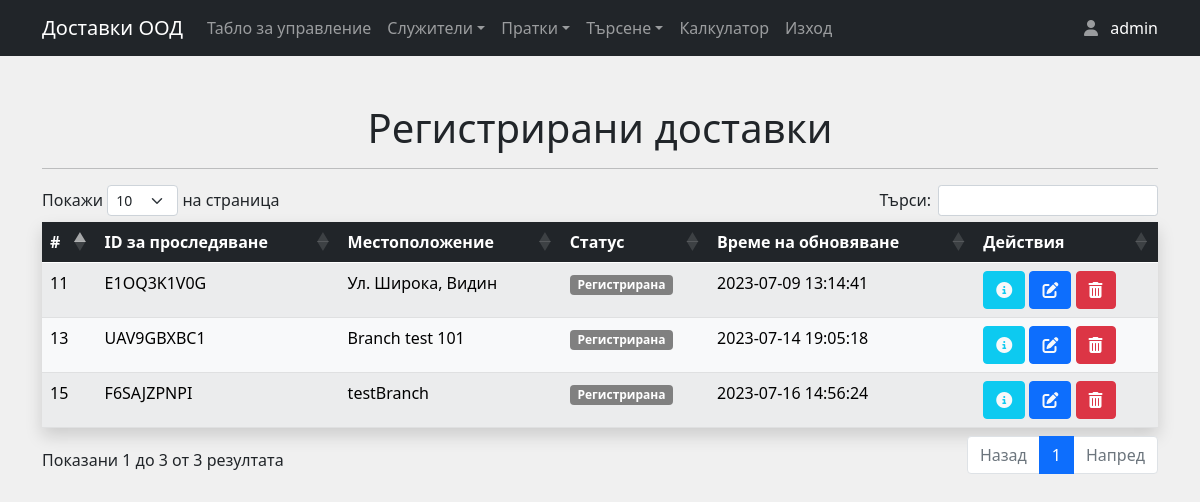
Screenshot of /registered_shipments.php (signed in) with the database file from the repository.
### tables this page shows
CREATE TABLE `shipment_history` (
  `shipment_id` int(11) NOT NULL,
  `tracking_id` varchar(255) NOT NULL,
  `location` varchar(255) NOT NULL,
  `status` varchar(100) NOT NULL,
  `update_time` datetime NOT NULL DEFAULT current_timestamp(),
  `history_table_id` int(11) NOT NULL
);

### registered_shipments.php (the view, shortened to what this page needs)
<?php
include_once 'header.php';
include_once 'includes/dbh.inc.php';
?>
<div class="container my-5">
<h1 class="text-center my-3">Регистрирани доставки</h1>
<hr>
  <table id="example" class="table shadow table-striped">
    <thead class="table-dark">
      <tr>
        <th scope="col">#</th>
        <th scope="col">ID за проследяване</th>
        <th scope="col">Местоположение</th>
        <th scope="col">Статус</th>
        <th scope="col">Време на обновяване</th>
        <th scope="col">Действия</th>
      </tr>
    </thead>
    <tbody class="table-light">
      <?php
      $sql = "SELECT sh.*
      FROM shipment_history sh
      JOIN (
          SELECT shipment_id, MAX(update_time) AS max_update_time
          FROM shipment_history
          GROUP BY shipment_id
      ) sh_max ON sh.shipment_id = sh_max.shipment_id AND sh.update_time = sh_max.max_update_time
      WHERE sh.status = 'Регистрирана';";
      $result = mysqli_query($conn, $sql);
      if ($result) {
        while ($row = mysqli_fetch_assoc($result)) {
          $shipment_id = $row['shipment_id'];
          $tracking_id = $row['tracking_id'];
          $location = $row['location'];
          $status = $row['status'];
          $update_time = $row['update_time'];
list($badgeColor, $textColor) = getStatusBadgeColor($status);
          echo '<tr>
                  <td>' . $shipment_id . '</td>
                  <td>' . $tracking_id . '</td>
                  <td>' . $location . '</td>
<td><h5 class="badge" style="background-color:' . $badgeColor . '; color:' . $textColor . ';">' . $status . '</h5>
                  </td>                  <td>' . $update_time . '</td>
                  <td>
                  <a href="info_shipment.php?infoid=' . $shipment_id . '" class="btn btn-info text-light" style="text-decoration: none"><i class="fa fa-info-circle"></i></a>
                  <a href="update_shipment.php?updateid=' . $shipment_id . '" class="btn btn-primary text-light" style="text-decoration: none"><i class="fas fa-edit"></i></a>
                  <button type="button" class="btn btn-danger delete-button" data-id="' . $shipment_id . '"><i class="fas fa-trash-alt"></i></button>
                </td>
                </tr>';
        }
      }
      ?>
    </tbody>
  </table>
</div>

### rows the page displays
shipment_history: shipment "11", tracking "E1OQ3K1V0G", location "Ул. Широка, Видин", status "Регистрирана", update_time "2023-07-09 13:14:41"
shipment_history: shipment "13", tracking "UAV9GBXBC1", location "Branch test 101", status "Регистрирана", update_time "2023-07-14 19:05:18"
shipment_history: shipment "15", tracking "F6SAJZPNPI", location "testBranch", status "Регистрирана", update_time "2023-07-16 14:56:24"

### other values shown
$_SESSION["useruid"] "admin"
